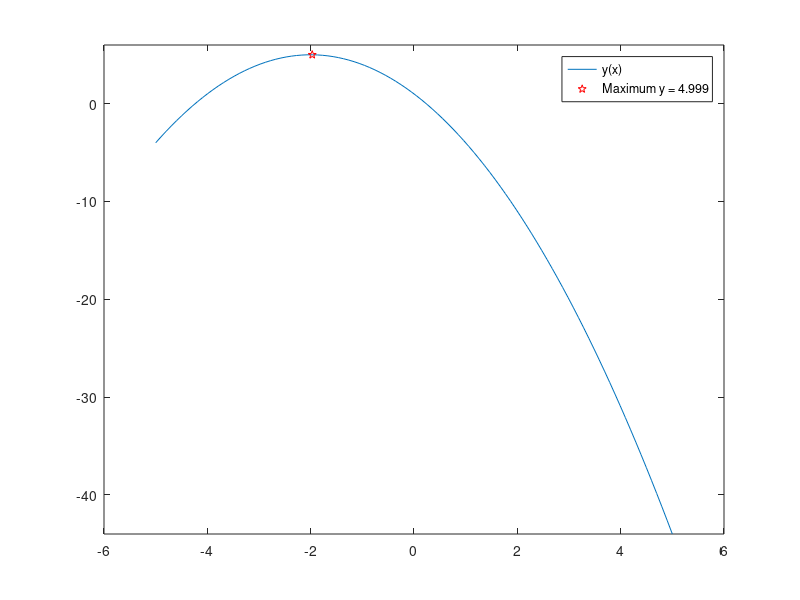

MATLAB code for this plot:
x = linspace(-5,5);
y = 5-(x+2).^2;
[maxy,idx] = max(y);
figure(1)
plot(x, y, x(idx),y(idx),'pr')
legend('y(x)', sprintf('Maximum y = %0.3f',maxy))
axis([xlim    min(y) max(y)+1])
